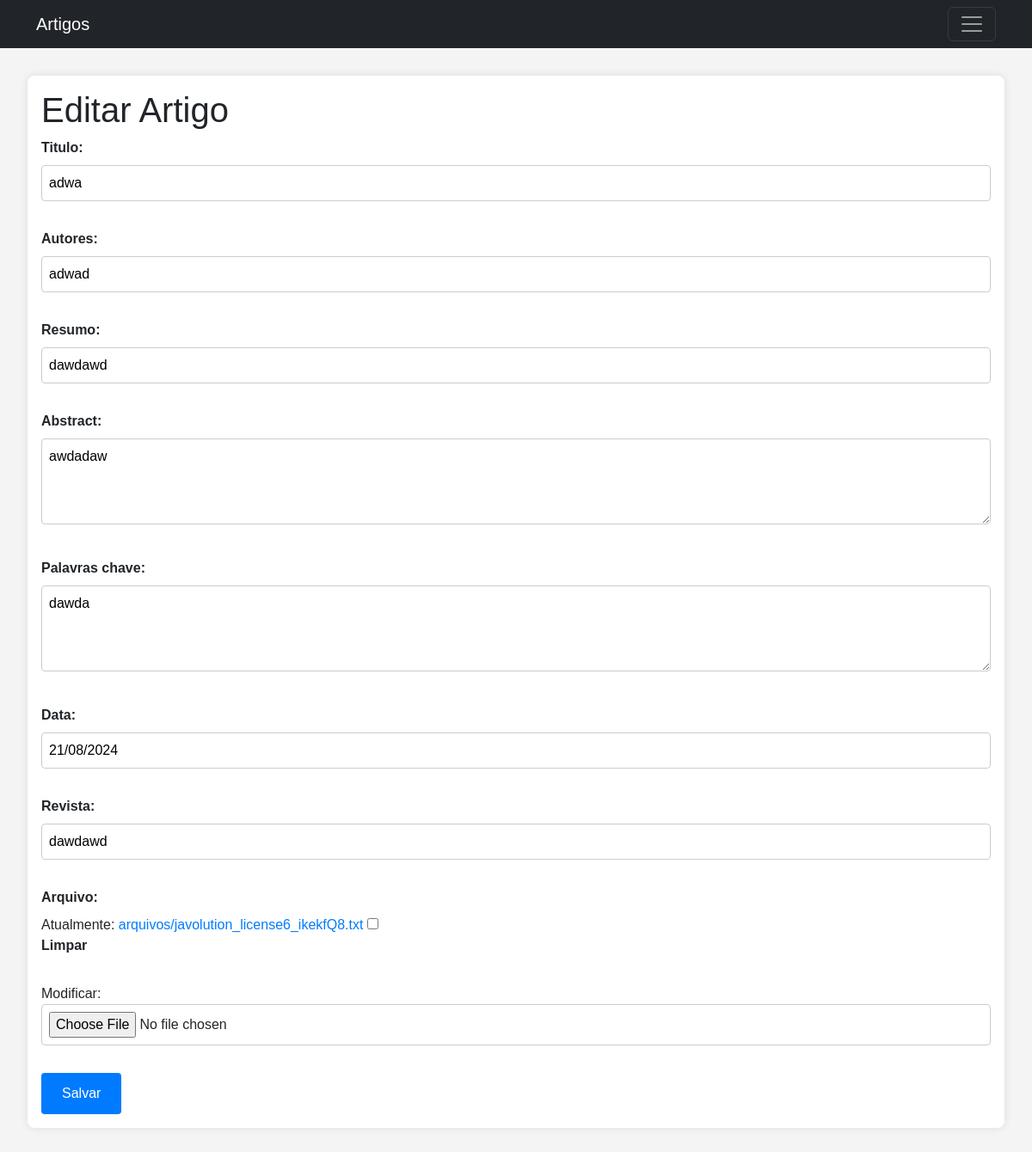
The app's page /artigo/artigos/10/editar/, older data.
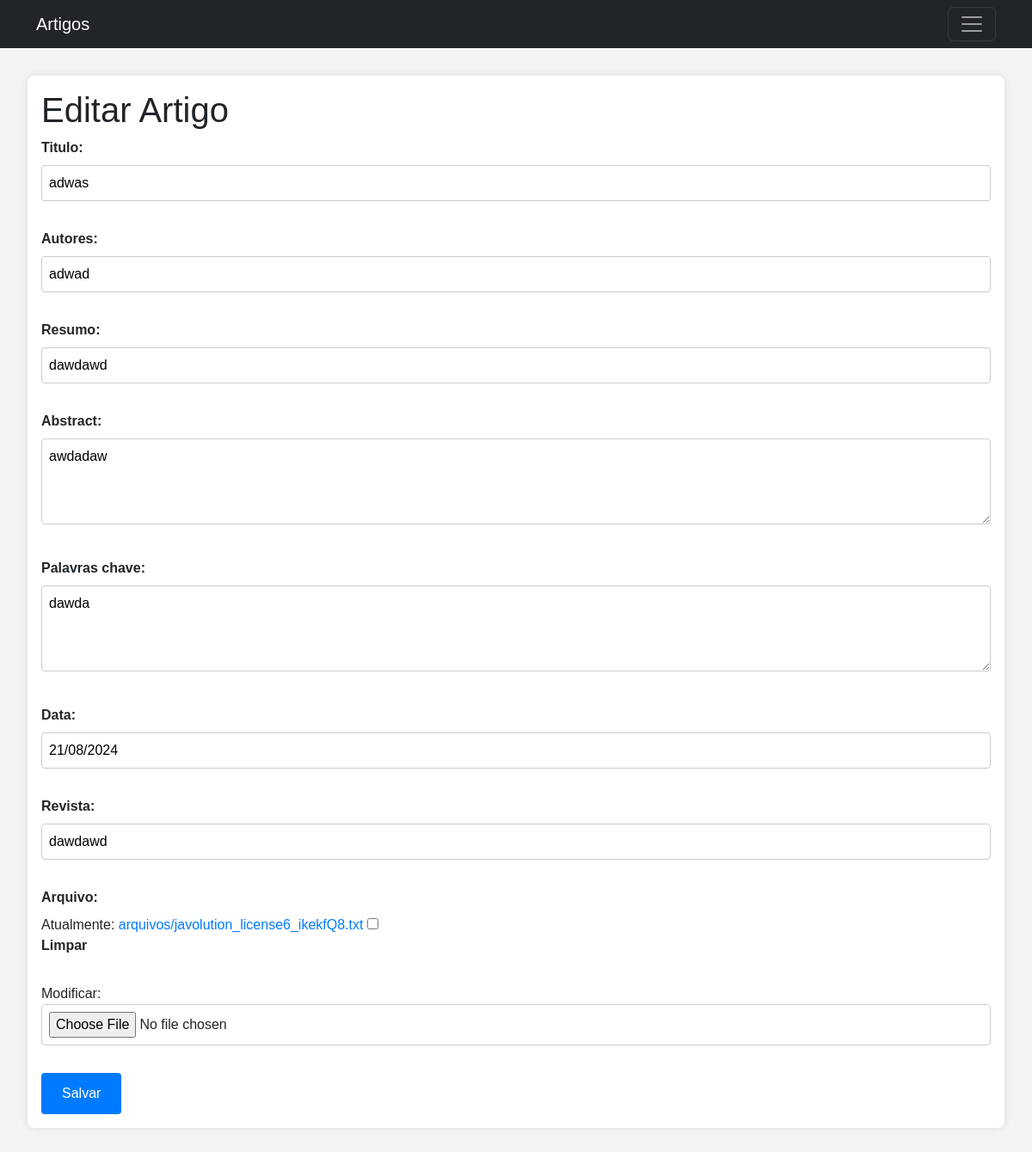
The same page, newer data.
### artigo/models.py (models this page shows, shortened)
class Artigo(models.Model):
    titulo = models.CharField(max_length=255)
    autores = models.CharField(max_length=255)
    resumo = models.CharField(max_length=255)
    abstract = models.TextField()
    palavras_chave = models.TextField()
    data = models.DateField(blank=True, null=True)
    revista = models.CharField(max_length=255)
    arquivo = models.FileField(upload_to='arquivos/', null=True, blank=True)
    ultima_modificacao = models.DateTimeField(auto_now=True)

### artigo/views.py (the view)
# urls.py: path('artigos/<int:artigo_id>/editar/', views.editar, name='editar'),
def editar(request, artigo_id):
    artigo = get_object_or_404(Artigo, pk=artigo_id)
    if request.method == 'POST':
        form = ArtigoForm(request.POST, instance=artigo)
        if form.is_valid():
            form.save()
            return redirect('detalhes_artigo', artigo_id=artigo_id)  # ou outra página de sucesso
    else:
        form = ArtigoForm(instance=artigo)
    return render(request, 'editar.html', {'form': form, 'artigo': artigo})

### artigo/forms.py
class ArtigoForm(forms.ModelForm):
    class Meta:
        model = Artigo
        fields = "__all__"

### artigo/templates/editar.html (shortened to what this page needs)
{% extends 'menu.html'%}
{%block content%}
<main>
    <section id="editar">
        <h1>Editar Artigo</h1>
        <form method="post">
            {{ form.as_p }}
            <button type="submit">Salvar</button>
        </form>
    </section>
</main>
{% endblock %}

Row changes from the older to the newer data that the page shows:
changed Artigo "adwad": titulo "adwa" → "adwas"
